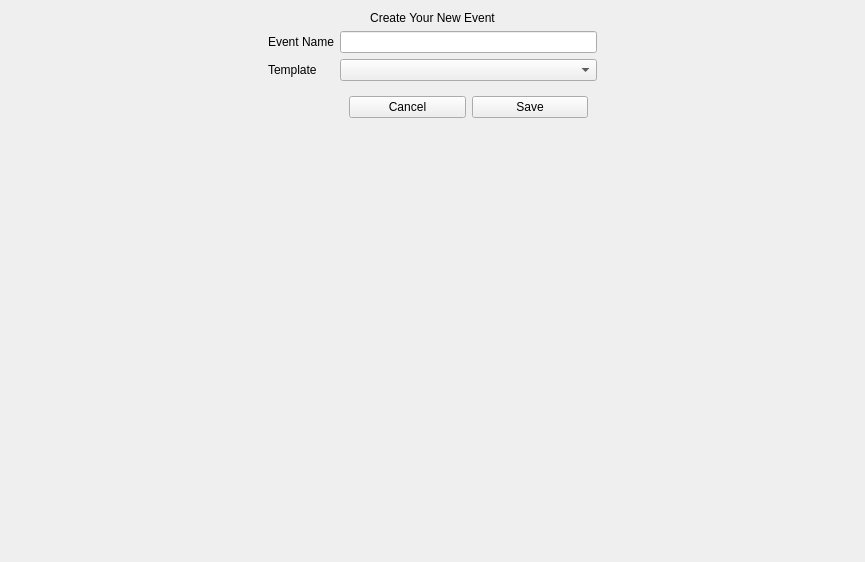
<?xml version="1.0" encoding="UTF-8"?>
<ui version="4.0">
 <class>NewEventForm</class>
 <widget class="QWidget" name="NewEventForm">
  <property name="geometry">
   <rect>
    <x>0</x>
    <y>0</y>
    <width>865</width>
    <height>562</height>
   </rect>
  </property>
  <property name="windowTitle">
   <string>Form</string>
  </property>
  <layout class="QGridLayout" name="gridLayout">
   <item row="2" column="3">
    <widget class="QComboBox" name="eventTemplateCB"/>
   </item>
   <item row="1" column="1" colspan="2">
    <widget class="QLabel" name="nameL">
     <property name="text">
      <string>Event Name</string>
     </property>
    </widget>
   </item>
   <item row="2" column="1">
    <widget class="QLabel" name="eventTemplateLabel">
     <property name="text">
      <string>Template</string>
     </property>
    </widget>
   </item>
   <item row="3" column="3">
    <widget class="QWidget" name="buttonsWidget" native="true">
     <layout class="QHBoxLayout" name="horizontalLayout">
      <item>
       <widget class="QPushButton" name="cancelBtn">
        <property name="text">
         <string>Cancel</string>
        </property>
       </widget>
      </item>
      <item>
       <widget class="QPushButton" name="saveBtn">
        <property name="text">
         <string>Save</string>
        </property>
       </widget>
      </item>
     </layout>
    </widget>
   </item>
   <item row="1" column="3">
    <widget class="QLineEdit" name="nameTF"/>
   </item>
   <item row="4" column="3">
    <spacer name="verticalSpacer">
     <property name="orientation">
      <enum>Qt::Vertical</enum>
     </property>
     <property name="sizeHint" stdset="0">
      <size>
       <width>20</width>
       <height>40</height>
      </size>
     </property>
    </spacer>
   </item>
   <item row="4" column="4">
    <spacer name="horizontalSpacer">
     <property name="orientation">
      <enum>Qt::Horizontal</enum>
     </property>
     <property name="sizeHint" stdset="0">
      <size>
       <width>40</width>
       <height>20</height>
      </size>
     </property>
    </spacer>
   </item>
   <item row="4" column="0">
    <spacer name="horizontalSpacer_2">
     <property name="orientation">
      <enum>Qt::Horizontal</enum>
     </property>
     <property name="sizeHint" stdset="0">
      <size>
       <width>40</width>
       <height>20</height>
      </size>
     </property>
    </spacer>
   </item>
   <item row="0" column="1" colspan="3">
    <widget class="QLabel" name="welcomeLabel">
     <property name="text">
      <string>Create Your New Event</string>
     </property>
     <property name="alignment">
      <set>Qt::AlignCenter</set>
     </property>
    </widget>
   </item>
  </layout>
 </widget>
 <resources/>
 <connections/>
</ui>
